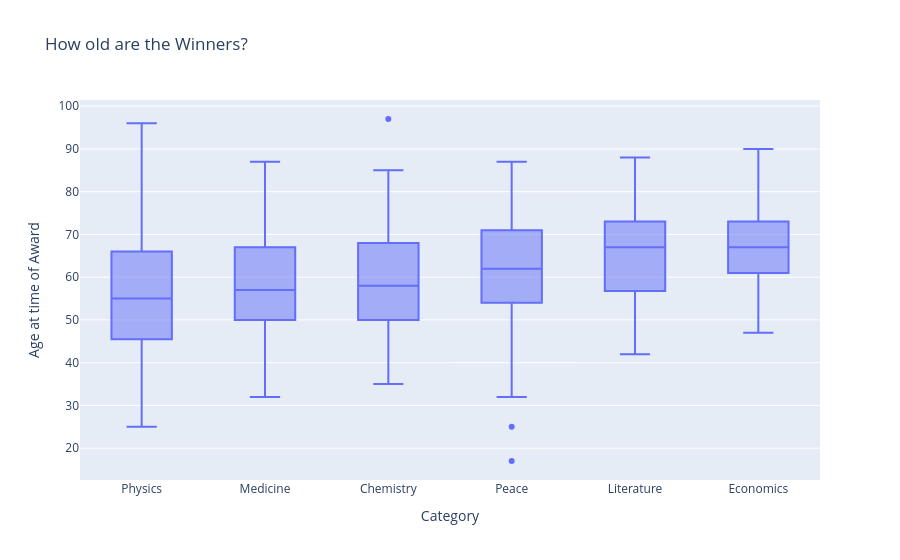

This figure's notebook cell:
### Markdown cell above
## 🔎 Winning Age Across the Nobel Prize Categories

How does the age of laureates vary by category?

### Code cell
# Box plot using plotly
box = px.box(df_data, 
             x='category', 
             y='winning_age',
             title='How old are the Winners?')

box.update_layout(xaxis_title='Category',
                  yaxis_title='Age at time of Award',
                  xaxis={'categoryorder':'mean ascending'},)

box.show()

### Figure 1 — Plotly figure (JSON) as saved in the notebook; plotly's stock layout.template omitted (floating-point values rounded to 4 significant figures; data arrays with more than 128 entries replaced by an {"elided": "..."} marker saying what was removed)
{"data": [{"alignmentgroup": "True", "hovertemplate": "category=%{x}<br>winning_age=%{y}<extra></extra>", "legendgroup": "", "marker": {"color": "#636efa"}, "name": "", "notched": false, "offsetgroup": "", "orientation": "v", "showlegend": false, "type": "box", "x": {"elided": "962 str values"}, "x0": " ", "xaxis": "x", "y": {"elided": "962 float values"}, "y0": " ", "yaxis": "y"}], "layout": {"boxmode": "group", "legend": {"tracegroupgap": 0}, "title": {"text": "How old are the Winners?"}, "xaxis": {"anchor": "y", "categoryorder": "mean ascending", "domain": [0, 1], "title": {"text": "Category"}}, "yaxis": {"anchor": "x", "domain": [0, 1], "title": {"text": "Age at time of Award"}}}}
